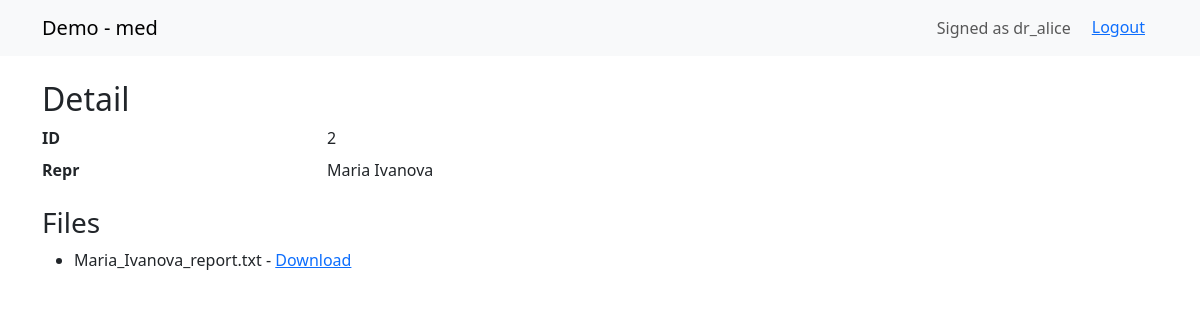
The app's page /doctor/patients/2/ (signed in) with its own data.
### med/models.py (models this page shows, shortened)
class User(AbstractUser):
    is_doctor = models.BooleanField(default=False, help_text="Доктор")
    is_admin = models.BooleanField(default=False, help_text="Администратор портала")

class Patient(models.Model):
    full_name = models.CharField(max_length=255)
    dob = models.DateField()
    created_by = models.ForeignKey(settings.AUTH_USER_MODEL, on_delete=models.SET_NULL, null=True)
    def __str__(self) -> str:
        return self.full_name

class MedicalReport(models.Model):
    patient = models.ForeignKey(Patient, on_delete=models.CASCADE, related_name="reports")
    file = models.FileField(upload_to=report_upload_to)
    filename = models.CharField(max_length=512, blank=True)
    created_at = models.DateTimeField(auto_now_add=True)
    class Meta:
        ordering = ["-created_at"]
        indexes = [models.Index(fields=["patient"])]

### med/views.py (the view)
# urls.py: path("doctor/patients/<int:patient_id>/", views.clinic_patient_detail, name="detail"),
@login_required(login_url="med:login")
def clinic_patient_detail(request, patient_id:int):
    p = get_object_or_404(Patient, pk=patient_id)
    if not (is_admin_user(request.user) or is_doctor_user(request.user) or p.created_by == request.user):
        return HttpResponseForbidden("Access denied")
    reports = p.reports.all().order_by("-created_at")
    return render(request, "med/detail.html", {"obj": p, "files": reports})

### med/views.py (called while the page is built)
def is_doctor_user(user):
    return user.is_authenticated and (getattr(user,"is_doctor",False) or user.is_superuser)

def is_admin_user(user):
    return user.is_authenticated and (getattr(user,"is_admin",False) or user.is_superuser)

### templates/med/detail.html (shortened to what this page needs)
{% extends "med/base.html" %}
{% block content %}
<h2>Detail</h2>
<dl class="row">
  <dt class="col-sm-3">ID</dt><dd class="col-sm-9">{{ obj.id }}</dd>
  <dt class="col-sm-3">Repr</dt><dd class="col-sm-9">{{ obj }}</dd>
</dl>
{% if files %}
  <h3>Files</h3>
  <ul>
    {% for f in files %}
      <li>{{ f.filename }} - <a href="{% url 'med:download' f.id %}">Download</a></li>
    {% endfor %}
  </ul>
{% endif %}
{% endblock %}

### templates/med/base.html (shortened to what this page needs)
<!doctype html>
<html lang="en">
<head>
  <link href="https://cdn.jsdelivr.net/npm/bootstrap@5.3.2/dist/css/bootstrap.min.css" rel="stylesheet">
</head>
<body>
<nav class="navbar navbar-expand-lg navbar-light bg-light mb-4">
  <div class="container">
    <a class="navbar-brand" href="{% url 'med:index' %}">Demo - med</a>
    <div class="collapse navbar-collapse">
      <ul class="navbar-nav ms-auto">
        {% if request.user.is_authenticated %}
          <li class="nav-item"><span class="nav-link">Signed as {{ request.user.get_username }}</span></li>
          <li class="nav-item">            <form method="post" action="{% url 'med:logout' %}" style="display:inline;">
              <button type="submit" class="btn btn-link">Logout</button>
            </form></li></li>
        {% else %}
          <li class="nav-item"><a class="nav-link" href="{% url 'med:login' %}">Login</a></li>
        {% endif %}
      </ul>
    </div>
  </div>
</nav>
<div class="container">
  {% block content %}{% endblock %}
</div>
</body>
</html>

### records on screen
User: user.get_username "dr_alice"
Patient: id "2", full_name "Maria Ivanova"
MedicalReport: filename "Maria_Ivanova_report.txt"
